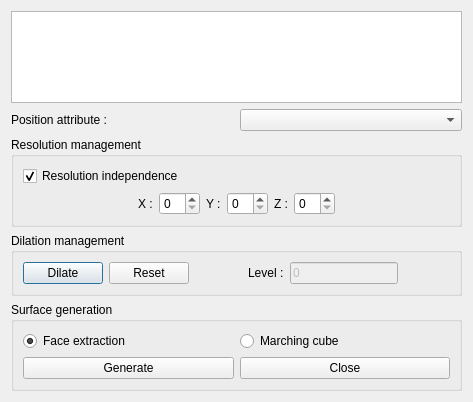
<?xml version="1.0" encoding="UTF-8"?>
<ui version="4.0">
 <class>Dialog_GenerationCage</class>
 <widget class="QDialog" name="Dialog_GenerationCage">
  <property name="geometry">
   <rect>
    <x>0</x>
    <y>0</y>
    <width>473</width>
    <height>402</height>
   </rect>
  </property>
  <property name="windowTitle">
   <string>Cage generation</string>
  </property>
  <layout class="QVBoxLayout" name="verticalLayout_2">
   <item>
    <widget class="QListWidget" name="list_maps"/>
   </item>
   <item>
    <layout class="QHBoxLayout" name="horizontalLayout_2">
     <item>
      <widget class="QLabel" name="label_2">
       <property name="text">
        <string>Position attribute :</string>
       </property>
      </widget>
     </item>
     <item>
      <widget class="QComboBox" name="combo_positionAttribute">
       <property name="sizePolicy">
        <sizepolicy hsizetype="Preferred" vsizetype="Fixed">
         <horstretch>0</horstretch>
         <verstretch>0</verstretch>
        </sizepolicy>
       </property>
      </widget>
     </item>
    </layout>
   </item>
   <item>
    <widget class="QGroupBox" name="groupBox">
     <property name="title">
      <string>Resolution management</string>
     </property>
     <layout class="QVBoxLayout" name="verticalLayout_3">
      <item>
       <widget class="QCheckBox" name="check_resolution">
        <property name="text">
         <string>Resolution independence</string>
        </property>
        <property name="checked">
         <bool>true</bool>
        </property>
       </widget>
      </item>
      <item>
       <layout class="QHBoxLayout" name="horizontalLayout">
        <item>
         <spacer name="horizontalSpacer">
          <property name="orientation">
           <enum>Qt::Horizontal</enum>
          </property>
          <property name="sizeHint" stdset="0">
           <size>
            <width>40</width>
            <height>20</height>
           </size>
          </property>
         </spacer>
        </item>
        <item>
         <widget class="QLabel" name="label_3">
          <property name="text">
           <string>X :</string>
          </property>
         </widget>
        </item>
        <item>
         <widget class="QSpinBox" name="spin_resolution_x"/>
        </item>
        <item>
         <widget class="QLabel" name="label_4">
          <property name="text">
           <string>Y :</string>
          </property>
         </widget>
        </item>
        <item>
         <widget class="QSpinBox" name="spin_resolution_y"/>
        </item>
        <item>
         <widget class="QLabel" name="label_5">
          <property name="text">
           <string>Z :</string>
          </property>
         </widget>
        </item>
        <item>
         <widget class="QSpinBox" name="spin_resolution_z"/>
        </item>
        <item>
         <spacer name="horizontalSpacer_2">
          <property name="orientation">
           <enum>Qt::Horizontal</enum>
          </property>
          <property name="sizeHint" stdset="0">
           <size>
            <width>40</width>
            <height>20</height>
           </size>
          </property>
         </spacer>
        </item>
       </layout>
      </item>
     </layout>
    </widget>
   </item>
   <item>
    <widget class="QGroupBox" name="group_dilate">
     <property name="enabled">
      <bool>true</bool>
     </property>
     <property name="title">
      <string>Dilation management</string>
     </property>
     <layout class="QHBoxLayout" name="horizontalLayout_12">
      <item>
       <widget class="QPushButton" name="button_dilaterVoxellisation">
        <property name="text">
         <string>Dilate</string>
        </property>
       </widget>
      </item>
      <item>
       <widget class="QPushButton" name="button_reinitialiserVoxellisation">
        <property name="text">
         <string>Reset</string>
        </property>
        <property name="flat">
         <bool>false</bool>
        </property>
       </widget>
      </item>
      <item>
       <layout class="QHBoxLayout" name="horizontalLayout_11">
        <item>
         <spacer name="horizontalSpacer_14">
          <property name="orientation">
           <enum>Qt::Horizontal</enum>
          </property>
          <property name="sizeHint" stdset="0">
           <size>
            <width>40</width>
            <height>20</height>
           </size>
          </property>
         </spacer>
        </item>
        <item>
         <widget class="QLabel" name="label">
          <property name="text">
           <string>Level :</string>
          </property>
         </widget>
        </item>
        <item>
         <widget class="QLineEdit" name="line_niveauDilatation">
          <property name="enabled">
           <bool>false</bool>
          </property>
          <property name="text">
           <string>0</string>
          </property>
         </widget>
        </item>
        <item>
         <spacer name="horizontalSpacer_15">
          <property name="orientation">
           <enum>Qt::Horizontal</enum>
          </property>
          <property name="sizeHint" stdset="0">
           <size>
            <width>40</width>
            <height>20</height>
           </size>
          </property>
         </spacer>
        </item>
       </layout>
      </item>
     </layout>
    </widget>
   </item>
   <item>
    <widget class="QGroupBox" name="group_generate">
     <property name="enabled">
      <bool>true</bool>
     </property>
     <property name="title">
      <string>Surface generation</string>
     </property>
     <layout class="QVBoxLayout" name="verticalLayout">
      <item>
       <layout class="QHBoxLayout" name="horizontalLayout_5">
        <item>
         <widget class="QRadioButton" name="radio_extractionFaces">
          <property name="text">
           <string>Face extraction</string>
          </property>
          <property name="checked">
           <bool>true</bool>
          </property>
         </widget>
        </item>
        <item>
         <widget class="QRadioButton" name="radio_marchingCube">
          <property name="text">
           <string>Marching cube</string>
          </property>
         </widget>
        </item>
       </layout>
      </item>
      <item>
       <layout class="QHBoxLayout" name="horizontalLayout_4">
        <item>
         <widget class="QPushButton" name="button_generate">
          <property name="enabled">
           <bool>true</bool>
          </property>
          <property name="text">
           <string>Generate</string>
          </property>
         </widget>
        </item>
        <item>
         <widget class="QPushButton" name="button_close">
          <property name="enabled">
           <bool>true</bool>
          </property>
          <property name="text">
           <string>Close</string>
          </property>
         </widget>
        </item>
       </layout>
      </item>
     </layout>
    </widget>
   </item>
  </layout>
 </widget>
 <tabstops>
  <tabstop>list_maps</tabstop>
  <tabstop>combo_positionAttribute</tabstop>
  <tabstop>check_resolution</tabstop>
  <tabstop>spin_resolution_x</tabstop>
  <tabstop>spin_resolution_y</tabstop>
  <tabstop>spin_resolution_z</tabstop>
  <tabstop>button_dilaterVoxellisation</tabstop>
  <tabstop>button_reinitialiserVoxellisation</tabstop>
  <tabstop>radio_extractionFaces</tabstop>
  <tabstop>radio_marchingCube</tabstop>
  <tabstop>button_generate</tabstop>
  <tabstop>button_close</tabstop>
  <tabstop>line_niveauDilatation</tabstop>
 </tabstops>
 <resources/>
 <connections>
  <connection>
   <sender>button_close</sender>
   <signal>clicked()</signal>
   <receiver>Dialog_GenerationCage</receiver>
   <slot>reject()</slot>
   <hints>
    <hint type="sourcelabel">
     <x>461</x>
     <y>265</y>
    </hint>
    <hint type="destinationlabel">
     <x>140</x>
     <y>156</y>
    </hint>
   </hints>
  </connection>
 </connections>
</ui>
